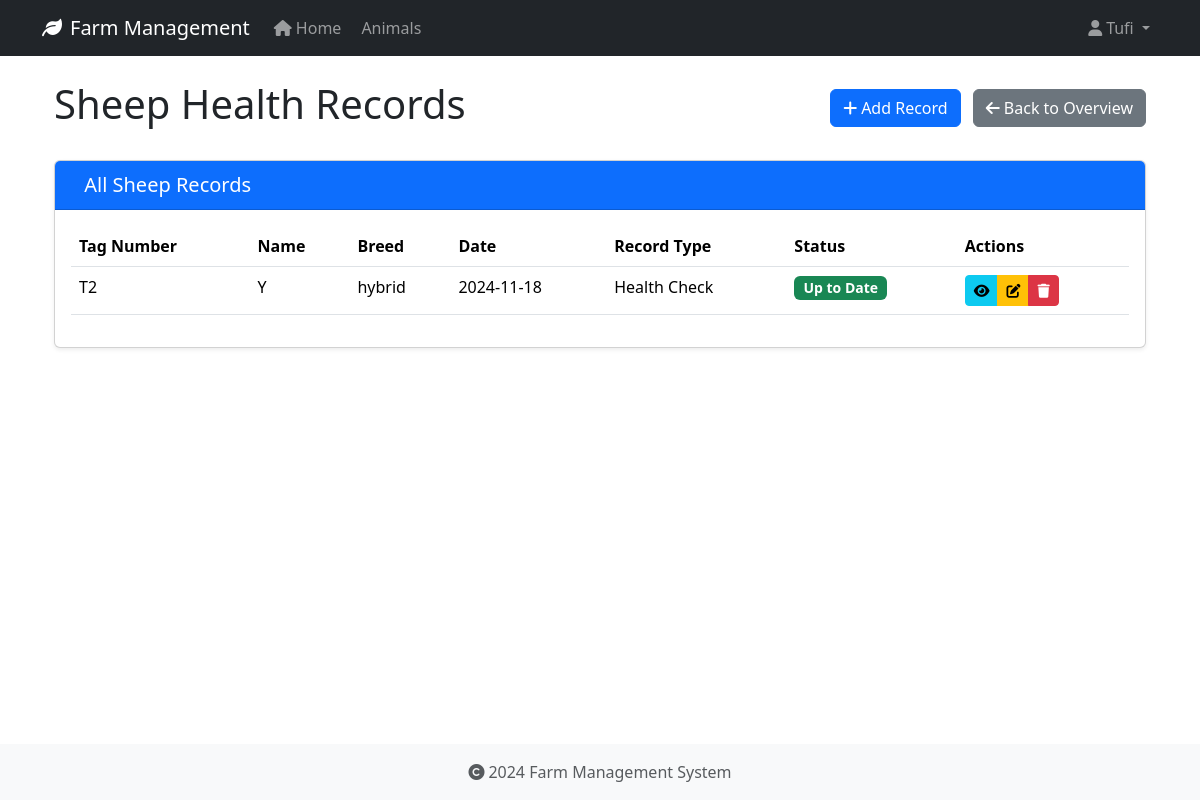
/health-records/type/sheep (signed in), run on an earlier commit of the app's database.
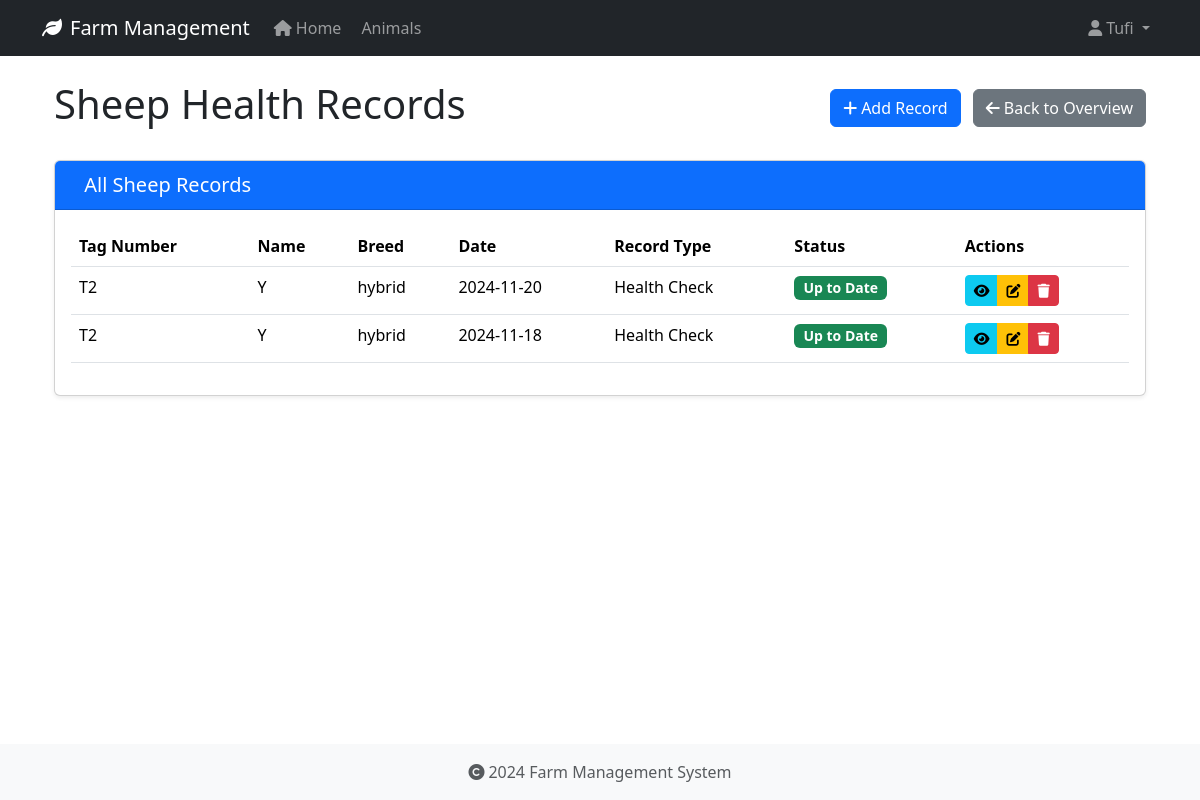
And on a later commit of the database.
### app/models/user.py (models this page shows, shortened)
class User(UserMixin, db.Model):
    id = db.Column(db.Integer, primary_key=True)
    username = db.Column(db.String(80), unique=True, nullable=False)
    email = db.Column(db.String(120), unique=True, nullable=False)
    password_hash = db.Column(db.String(128))
    role = db.Column(db.String(20), default='user')
    created_at = db.Column(db.DateTime, default=datetime.utcnow)
    last_login = db.Column(db.DateTime)
    is_active = db.Column(db.Boolean, default=True)
    first_name = db.Column(db.String(50))
    last_name = db.Column(db.String(50))
    reset_token = db.Column(db.String(100), unique=True)  # Store password reset token
    reset_token_expiration = db.Column(db.DateTime)       # Store token expiration time

### app/models/animal.py (models this page shows, shortened)
class Animal(db.Model):
    id = db.Column(db.Integer, primary_key=True)
    tag_number = db.Column(db.String(50), unique=True, nullable=False, index=True)
    name = db.Column(db.String(100), nullable=True)  # Explicitly mark as nullable
    species = db.Column(db.String(50), nullable=False, index=True)
    breed = db.Column(db.String(50), nullable=True)
    date_of_birth = db.Column(db.Date, nullable=True)
    gender = db.Column(db.String(20), nullable=True)
    weight = db.Column(db.Float, nullable=True)
    status = db.Column(db.String(20), default='active', nullable=False)
    purchase_date = db.Column(db.Date, nullable=True)
    purchase_price = db.Column(db.Float, nullable=True)
    notes = db.Column(db.Text, nullable=True)
    created_at = db.Column(db.DateTime, default=datetime.utcnow, nullable=False)
    updated_at = db.Column(db.DateTime, default=datetime.utcnow, onupdate=datetime.utcnow, nullable=False)
    wool_type = db.Column(db.String(50), nullable=True)
    last_shearing = db.Column(db.Date, nullable=True)
    fleece_weight = db.Column(db.Float, nullable=True)
    wool_grade = db.Column(db.String(20), nullable=True)
    lambing_status = db.Column(db.String(50), nullable=True)
    lambing_date = db.Column(db.Date, nullable=True)
    milk_production = db.Column(db.Float, nullable=True)
    last_milking = db.Column(db.Date, nullable=True)  # Changed from DateTime to Date
    milk_quality = db.Column(db.String(20), nullable=True)
    calving_status = db.Column(db.String(50), nullable=True)
    calving_date = db.Column(db.Date, nullable=True)
    milk_fat_content = db.Column(db.Float, nullable=True)
    egg_production = db.Column(db.Integer, nullable=True)
    egg_color = db.Column(db.String(20), nullable=True)
    comb_type = db.Column(db.String(20), nullable=True)
    laying_status = db.Column(db.String(20), nullable=True)
    last_laying_date = db.Column(db.Date, nullable=True)
    egg_size = db.Column(db.String(20), nullable=True)
    category = db.Column(db.String(50), nullable=True)
    special_needs = db.Column(db.Text, nullable=True)
    diet_requirements = db.Column(db.Text, nullable=True)
    habitat = db.Column(db.String(100), nullable=True)
    health_records = db.relationship('HealthRecord', backref='animal', lazy=True, cascade='all, delete-orphan')

class HealthRecord(db.Model):
    id = db.Column(db.Integer, primary_key=True)
    animal_id = db.Column(db.Integer, db.ForeignKey('animal.id', ondelete='CASCADE'), nullable=False)
    record_type = db.Column(db.String(50), nullable=False)  # Made nullable=False
    date = db.Column(db.Date, nullable=False)
    description = db.Column(db.Text, nullable=True)
    treatment = db.Column(db.Text, nullable=True)
    cost = db.Column(db.Float, nullable=True)
    next_due_date = db.Column(db.Date, nullable=True)
    created_at = db.Column(db.DateTime, default=datetime.utcnow, nullable=False)
    created_by_id = db.Column(db.Integer, db.ForeignKey('user.id', ondelete='SET NULL'), nullable=True)

### app/routes/health_records.py (the view)
@bp.route('/type/<animal_type>')
@login_required
def list_by_type(animal_type):
    today = date.today()
    species = animal_type.capitalize()
    records = (HealthRecord.query
              .join(Animal)
              .filter(Animal.species == species)
              .order_by(HealthRecord.date.desc())
              .all())
    try:
        return render_template(f'health_records/{animal_type.lower()}/list.html',
                             records=records,
                             animal_type=species,
                             today=today)
    except TemplateNotFound:
        try:
            return render_template('health_records/shared/list.html',
                                 records=records,
                                 animal_type=species,
                                 today=today)
        except TemplateNotFound as e:
            print(f"Debug - Looking for templates at:")
            print(f"1. health_records/{animal_type.lower()}/list.html")
            print(f"2. health_records/shared/list.html")
            raise e

### app/models/user.py (called while the page is built)
@login_manager.user_loader
def load_user(user_id):
    return User.query.get(int(user_id))

### app/templates/health_records/sheep/list.html (shortened to what this page needs)
{% extends "base.html" %}
{% block content %}
<div class="container">
    <div class="d-flex justify-content-between align-items-center mb-4">
        <h1>{{ animal_type }} Health Records</h1>
        <div>
            {% if animal_type == 'Sheep' %}
                <a href="{{ url_for('health_records.add_sheep') }}" class="btn btn-primary me-2">
                    <i class="fas fa-plus me-1"></i>Add Record
                </a>
            {% elif animal_type == 'Cattle' %}
                <a href="{{ url_for('health_records.add_cattle') }}" class="btn btn-success me-2">
                    <i class="fas fa-plus me-1"></i>Add Record
                </a>
            {% elif animal_type == 'Goat' %}
                <a href="{{ url_for('health_records.add_goat') }}" class="btn btn-warning me-2">
                    <i class="fas fa-plus me-1"></i>Add Record
                </a>
            {% elif animal_type == 'Chicken' %}
                <a href="{{ url_for('health_records.add_chicken') }}" class="btn btn-info me-2">
                    <i class="fas fa-plus me-1"></i>Add Record
                </a>
            {% endif %}
            <a href="{{ url_for('health_records.index') }}" class="btn btn-secondary">
                <i class="fas fa-arrow-left me-1"></i>Back to Overview
            </a>
        </div>
    </div>
    <div class="card">
        <div class="card-header {% if animal_type == 'Sheep' %}bg-primary
                               {% elif animal_type == 'Cattle' %}bg-success
                               {% elif animal_type == 'Goat' %}bg-warning
                               {% elif animal_type == 'Chicken' %}bg-info{% endif %} text-white">
            <h2 class="h5 mb-0">
                All {{ animal_type }} Records
            </h2>
        </div>
        <div class="card-body">
            {% if records %}
                <div class="table-responsive">
                    <table class="table table-hover">
                        <thead>
                            <tr>
                                <th>Tag Number</th>
                                <th>Name</th>
                                <th>Breed</th>
                                <th>Date</th>
                                <th>Record Type</th>
                                <th>Status</th>
                                <th>Actions</th>
                            </tr>
                        </thead>
                        <tbody>
                            {% for record in records %}
                            <tr>
                                <td>{{ record.animal.tag_number }}</td>
                                <td>{{ record.animal.name or 'N/A' }}</td>
                                <td>{{ record.animal.breed or 'N/A' }}</td>
                                <td>{{ record.date.strftime('%Y-%m-%d') }}</td>
                                <td>{{ record.record_type }}</td>
                                <td>
                                    <span class="badge {% if record.next_due_date and record.next_due_date < today %}bg-danger
                                                   {% elif record.next_due_date == today %}bg-warning
                                                   {% else %}bg-success{% endif %}">
                                        {% if record.next_due_date and record.next_due_date < today %}
                                            Overdue
                                        {% elif record.next_due_date == today %}
                                            Due Today
                                        {% else %}
                                            Up to Date
                                        {% endif %}
                                    </span>
                                </td>
                                <td>
                                    <div class="btn-group btn-group-sm">
                                        <a href="{{ url_for('health_records.view', id=record.id) }}"
                                           class="btn btn-info" title="View">
                                            <i class="fas fa-eye"></i>
                                        </a>
                                        <a href="{{ url_for('health_records.edit', id=record.id) }}"
                                           class="btn btn-warning" title="Edit">
                                            <i class="fas fa-edit"></i>
                                        </a>
                                        <button type="button" class="btn btn-danger" title="Delete"
                                                onclick="confirmDelete({{ record.id }}, '{{ record.animal.tag_number }}')">
                                            <i class="fas fa-trash"></i>
                                        </button>
                                    </div>
                                </td>
                            </tr>
                            {% endfor %}
                        </tbody>
                    </table>
                </div>
            {% endif %}
        </div>
    </div>
</div>
{% endblock %}

### app/templates/base.html (shortened to what this page needs)
<!DOCTYPE html>
<html lang="en">
<head>
    <link rel="stylesheet" href="https://cdn.jsdelivr.net/npm/bootstrap@5.3.2/dist/css/bootstrap.min.css">
    <link rel="stylesheet" href="https://cdnjs.cloudflare.com/ajax/libs/font-awesome/6.0.0/css/all.min.css">
    <link rel="stylesheet" href="{{ url_for('static', filename='css/main.css') }}">
</head>
<body>
    <nav class="navbar navbar-expand-lg navbar-dark bg-dark">
        <div class="container">
            <a class="navbar-brand" href="{{ url_for('main.index') }}">
                <i class="fas fa-leaf me-2"></i>Farm Management
            </a>
            <div class="collapse navbar-collapse" id="navbarNav">
                <ul class="navbar-nav">
                    <li class="nav-item">
                        <a class="nav-link" href="{{ url_for('main.index') }}">
                            <i class="fas fa-home me-1"></i>Home
                        </a>
                    </li>
                    <li class="nav-item">
                        <a class="nav-link" href="{{ url_for('animals.index') }}">
                            Animals
                        </a>
                    </li>
                </ul>
                <ul class="navbar-nav ms-auto">
                    {% if current_user.is_authenticated %}
                        <li class="nav-item dropdown">
                            <a class="nav-link dropdown-toggle" href="#" id="userDropdown" role="button" data-bs-toggle="dropdown">
                                <i class="fas fa-user me-1"></i>{{ current_user.username }}
                            </a>
                        </li>
                    {% endif %}
                </ul>
            </div>
        </div>
    </nav>
    <main class="container mt-4">
        {% block content %}
        {% endblock %}
    </main>
    <footer class="footer mt-auto py-3 bg-light">
        <div class="container text-center">
            <span class="text-muted">
                <i class="fas fa-copyright me-1"></i>2024 Farm Management System
            </span>
        </div>
    </footer>
</body>
</html>

### app/static/css/main.css (style rules this page uses)
body { min-height: 100vh; display: flex; flex-direction: column; }
main { flex: 1 0 auto; }
.footer { flex-shrink: 0; }

### app/templates/health_records/sheep/list.html (style rules this page uses)
.card { box-shadow: 0 0.125rem 0.25rem rgba(0, 0, 0, 0.075); }
.card-header { padding: 0.75rem 1rem; }
.table th { font-weight: 600; }
.badge { font-size: 0.875rem; }

What changed in the data, as far as the page shows it:
added HealthRecord: animal.tag_number "T2", animal "Y", animal "hybrid", date "2024-11-20", record_type "Health Check", shows "Up to Date"
